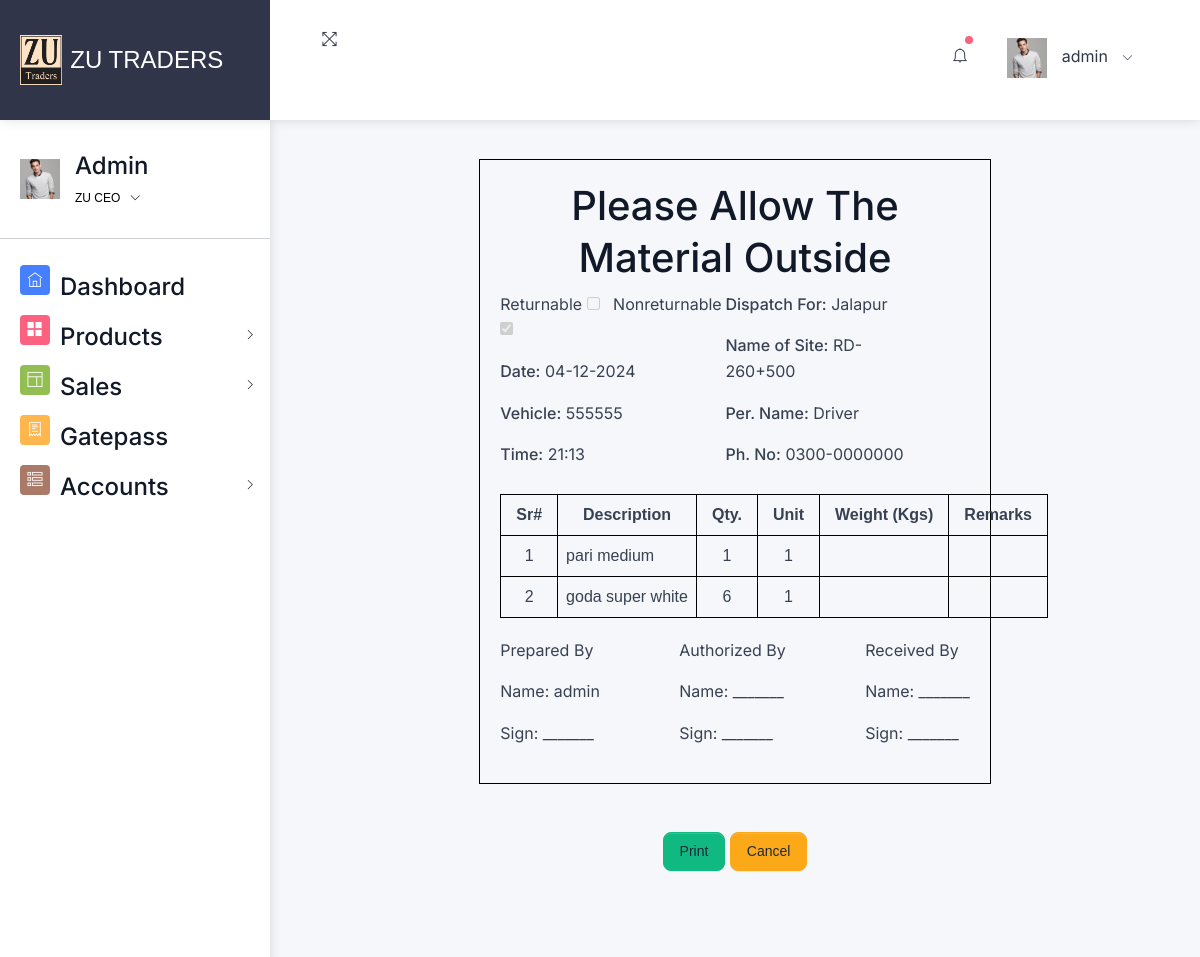
Page /print-gatepass/8/ (signed in) on the committed database.
### home/models.py (models this page shows, shortened)
class GatePass(models.Model):
    products = models.ManyToManyField(Product, through='GatePassProduct')
    date_created = models.DateTimeField(auto_now_add=True)
    vehicle = models.CharField(max_length=255)
    driver_phone_number = models.CharField(max_length=20)
    dispatch_for = models.CharField(max_length=255)
    name_of_site = models.CharField(max_length=255)
    person_name = models.CharField(max_length=255)
    phone_number = models.CharField(max_length=20)
    returnable=models.BooleanField(null=True)

class GatePassProduct(models.Model):
    gatepass = models.ForeignKey(GatePass, on_delete=models.RESTRICT)
    product = models.ForeignKey(Product, on_delete=models.RESTRICT)
    quantity = models.IntegerField()
    remarks=models.CharField(max_length=255,null=True,blank=True)

class Product(models.Model):
    ACTIVE = 'Atcive'
    INACTIVE = 'Inactive'
    STATUS_TYPE_CHOICES = [
        (ACTIVE , 'Active'),
        (INACTIVE ,'Inactive'),
    ]
    category=models.ForeignKey(Category,on_delete=models.RESTRICT)
    productname=models.CharField(max_length=255,unique=True)
    product_size=models.CharField(max_length=255)
    product_quantity=models.CharField(max_length=255,null=True,blank=True )
    unit=models.CharField(max_length=255,default="Nos")
    product_status=models.BooleanField(default=True)
    is_deleted = models.BooleanField(default=False)
    pro_img=models.ImageField(upload_to="uploaded/products/",null=True)
    product_slug=AutoSlugField(populate_from="productname",unique=True,null=True,default=None)

### home/views/gatepass.py (the view)
# urls.py: path('print-gatepass/<int:gatepass_id>/', gatepass.print_gatepass, name='print_gatepass'),
@login_required
def print_gatepass(request, gatepass_id):
    gatepass = get_object_or_404(GatePass, id=gatepass_id)
    gatepass_products = GatePassProduct.objects.filter(gatepass=gatepass)
    return render(request, 'gatepass/print_gatepass.html', {
        'gatepass': gatepass,
        'gatepass_products': gatepass_products,
    })

### home/templatetags/custom_filters.py (called while the page is built)
@register.filter
def multiply(value, arg):
    try:
        return float(value) * float(arg)
    except (ValueError, TypeError):
        return ''

### templates/gatepass/print_gatepass.html (shortened to what this page needs)
{% extends 'css-js-links.html' %}
{% load custom_filters %}
{% block context %}
{% include 'navbar.html' %}
{% endblock context %}
{% block body %}
<div class="pcoded-content">
	<div class="pcoded-inner-content">
		<div class="main-body">
			<div class="page-wrapper">
				<div class="page-body">
					<div class="table-container printableArea" id="printableArea">
						<h1 class="text-center">Please Allow The Material Outside</h1>
						<div class="header-section">
							<div>
								<p>
									Returnable
									<input type="checkbox" value="True" {% if gatepass.returnable %}checked{% endif %} disabled> &nbsp;
									Nonreturnable
									<input type="checkbox" value="False" {% if not gatepass.returnable %}checked{% endif %} disabled>
								</p>
								<p><strong>Date:</strong> {{ gatepass.date_created|date:"d-m-Y" }}</p>
								<p><strong>Vehicle:</strong> {{ gatepass.vehicle }}</p>
								<p><strong>Time:</strong> {{ gatepass.date_created|time:"H:i" }}</p>
							</div>
							<div style="margin-right:50px">
								<p><strong>Dispatch For:</strong> {{ gatepass.dispatch_for }}</p>
								<p><strong>Name of Site:</strong> {{ gatepass.name_of_site }}</p>
								<p><strong>Per. Name:</strong> {{ gatepass.person_name }}</p>
								<p><strong>Ph. No:</strong> {{ gatepass.phone_number }}</p>
							</div>
						</div>
						<table>
							<thead>
								<tr>
									<th class="col-1 text-center">Sr#</th>
									<th class="col-2 text-center">Description</th>
									<th class="col-3 text-center">Qty.</th>
									<th class="col-4 text-center">Unit</th>
									<th class="col-5 text-center">Weight (Kgs)</th>
									<th class="col-6 text-center">Remarks</th>
								</tr>
							</thead>
							<tbody>
								{% for item in gatepass_products %}
								<tr>
									<td class=" text-center">{{ forloop.counter }}</td>
									<td>{{ item.product.productname }}</td>
									<td class=" text-center">{{ item.quantity }}</td>
									<td class=" text-center">{{ item.product.unit }}</td>
									<td class=" text-center">{{item.product.product_weight|multiply:item.quantity}}</td>
									<td class=" text-center">{{ item.remarks }}</td>
								</tr>
								{% endfor %}
							</tbody>
						</table>
						<div class="footer-section">
							<div>
								<p>Prepared By</p>
								<p>Name: {{request.user}}</p>
								<p>Sign: _______</p>
							</div>
							<div>
								<p>Authorized By</p>
								<p>Name: _______</p>
								<p>Sign: _______</p>
							</div>
							<div>
								<p>Received By</p>
								<p>Name: _______</p>
								<p>Sign: _______</p>
							</div>
						</div>
					</div>
					<div class="container mt-5 text-center mb-5">
						<a href="#" onclick="window.print()" class="btn btn-success">Print</a>
						<a href="{% url 'list_gatepasses' %}" class="btn btn-warning">Cancel</a>
					</div>
				</div>
			</div>
		</div>
	</div>
	{% endblock body %}

### templates/navbar.html (shortened to what this page needs)
{% load static %}
<div id="pcoded" class="pcoded">
  <div class="pcoded-container navbar-wrapper">
    <nav style="padding: 0 ; margin: 0 ;" class="navbar header-navbar pcoded-header">
      <div class="navbar-wrapper">
        <div style="height: 120px" class="navbar-logo">
          <div class="navbar-logo ">
            <a href="/">
              <img style="height: 50px" class="img-fluid" src="{% static 'assets/default/img/monogram1.jpg' %}"
                alt="Theme-Logo" />
            </a>
            <a class="ms-2 fs-4  " href="/">ZU Traders</a>
          </div>
        </div>
        <div class="navbar-container container-fluid">
          <ul class="nav-left">
            <li>
              <a href="#!" onclick="javascript:toggleFullScreen()">
                <i class="ti-fullscreen"></i>
              </a>
            </li>
          </ul>
          <nav class="navbar navbar-expand-lg bg-body-tertiary">
            <div class="container-fluid">
              <div id="display-msg" class="text-center" style="min-height: 60px">
              </div>
              <ul class="nav-right">
                <li class="header-notification">
                  <a href="#!">
                    <i class="ti-bell"></i>
                    <span class="badge bg-c-pink"></span>
                  </a>
                </li>
                <li class="user-profile header-notification">
                  <a href="#!">
                    <img src="{% static 'assets/images/avatar-4.jpg' %}" class="img-radius" alt="User-Profile-Image">
                    <span>{{ request.user}}</span>
                    <i class="ti-angle-down"></i>
                  </a>
                </li>
              </ul>
            </div>
        </div>
      </div>
    </nav>
    <div class="pcoded-main-container">
      <div class="pcoded-wrapper">
        <nav class="pcoded-navbar">
          <div class="pcoded-inner-navbar main-menu">
            <div class="">
              <div class="main-menu-header">
                <img class="img-40 img-radius" src="{% static 'assets/images/avatar-4.jpg' %}" alt="User-Profile-Image">
                <div class="user-details">
                  <span>
                    <h4>{{request.user}}</h4>
                  </span>
                  <span id="more-details">ZU CEO<i class="ti-angle-down"></i></span>
                </div>
              </div>
            </div>
            <hr>
            <ul class="pcoded-item pcoded-left-item">
              <li class="active">
                <a href="/">
                  <span class="pcoded-micon"><i class="ti-home"></i><b>D</b></span>
                  <span class="pcoded-mtext" data-i18n="nav.dash.main">
                    <h4>Dashboard</h4>
                  </span>
                </a>
              </li>
              <li class="pcoded-hasmenu">
                <a href="javascript:void(0)">
                  <span class="pcoded-micon"><i class="ti-layout-grid2-alt"></i></span>
                  <span class="pcoded-mtext" data-i18n="nav.basic-components.main">
                    <h4>Products</h4>
                  </span>
                </a>
              <li class="pcoded-hasmenu">
                <a href="javascript:void(0)">
                  <span class="pcoded-micon"><i class="ti-layout"></i></span>
                  <span class="pcoded-mtext" data-i18n="nav.basic-components.main">
                    <h4>Sales</h4>
                  </span>
                </a>
              <li class="">
                <a href="/list-gatepasses/">
                  <span class="pcoded-micon"><i class="ti-receipt"></i></span>
                  <span class="pcoded-mtext" data-i18n="nav.dash.main">
                    <h4>Gatepass</h4>
                  </span>
                </a>
              </li>
              <li class="pcoded-hasmenu">
                <a href="javascript:void(0)">
                  <span class="pcoded-micon"><i class="ti-view-list-alt"></i></span>
                  <span class="pcoded-mtext" data-i18n="nav.basic-components.main">
                    <h4>Accounts</h4>
                  </span>
                </a>
              </li>
            </ul>
          </div>
        </nav>

### templates/gatepass/print_gatepass.html (style rules this page uses)
body { font-family: Arial, sans-serif; }
.table-container { width: 60%; margin: 0 auto; border: 1px solid #000; padding: 20px; }
table { width: 100%; border-collapse: collapse; margin-top: 10px; }
th, td { border: 1px solid #000; padding: 8px; text-align: left; }
.header-section { display: flex; justify-content: space-between; margin-bottom: 10px; }
.footer-section { display: flex; justify-content: space-between; margin-top: 20px; }
.col-1 { width: 5%; }
.col-2 { width: 35%; }
.col-3 { width: 10%; }
.col-4 { width: 10%; }
.col-5 { width: 15%; }
.col-6 { width: 25%; }

### rows in the picture
GatePass: returnable "☑", date_created "04-12-2024", vehicle "555555", date_created "21:13", dispatch_for "Jalapur", name_of_site "RD-260+500", person_name "Driver", phone_number "0300-0000000"
GatePassProduct: product.productname "pari medium", quantity "1", product.unit "1"
GatePassProduct: product.productname "goda super white", quantity "6", product.unit "1"

### other values in the picture
{{ request.user }} "admin"
{{ request.user }} "Admin"
